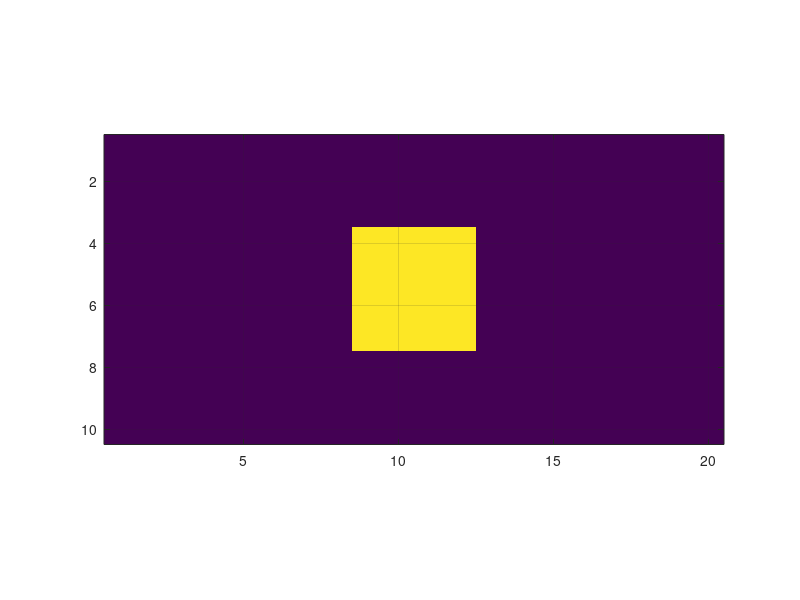

Here is the MATLAB script that generated this plot: (Note: this script raises an error after producing the figure.)
%% index in Matlab
A = zeros(10,20);
A(4:7,9:12) = 1;

figure;
imagesc(A); grid on; axis image

% search index
idx = find(A>0);


% Convert to subscript
[I, J] = ind2sub(size(A), idx);
idx2 = sub2ind(size(A), I, J);



%% Create brain mask

% specify file path
fn_GM = fullfile(spm('dir'),'tpm','grey.nii');
fn_WM = fullfile(spm('dir'),'tpm','white.nii');
fn_CSF = fullfile(spm('dir'),'tpm','csf.nii');

% read volume header information
vo_GM = spm_vol(fn_GM);
vo_WM = spm_vol(fn_WM);
vo_CSF = spm_vol(fn_CSF);

% read 3d volume image
GM = spm_read_vols(vo_GM);
WM = spm_read_vols(vo_WM);
CSF = spm_read_vols(vo_CSF);

% find idmask
idmask = find(GM>0.5);
idmask = intersect(idmask,find(WM<0.5));
idmask = intersect(idmask,find(CSF<0.5));

% Fill ones for ROI
IMG = zeros(size(GM));
IMG(idmask) = 1;

% write 3d image
vout = vo_GM;
vout.fname='brainmask.nii';
spm_write_vol(vout,IMG);

